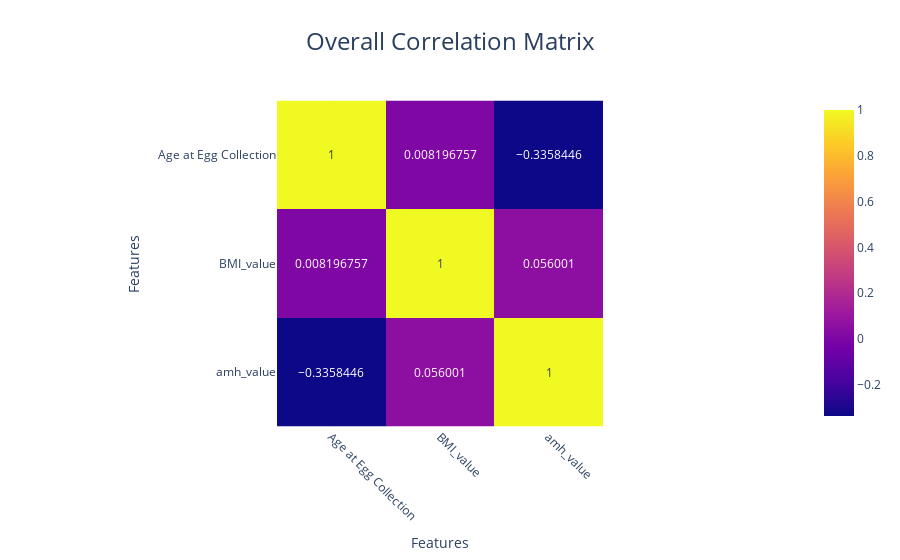

Source (notebook cell):
### Markdown cell above
### Overall Correlation Matrix

### Code cell
import plotly.express as px

# Assuming df_encoded and features are already defined
features = ['Age at Egg Collection', 'BMI_value', 'amh_value']

# Calculate the correlation matrix for the entire dataset
overall_correlation_matrix = df_encoded[features].corr()

# Plot the overall correlation matrix using Plotly
fig = px.imshow(overall_correlation_matrix, text_auto=True, title='Overall Correlation Matrix')
fig.update_layout(
    xaxis_title='Features',
    yaxis_title='Features',
    template='plotly_white',
    title_font=dict(size=24),
    title_x=0.5
)
fig.update_xaxes(tickangle=45, tickmode='linear')
fig.update_yaxes(tickmode='linear')
fig.show()

### Figure 1 — Plotly figure (JSON) as saved in the notebook; plotly's stock layout.template omitted (floating-point values rounded to 4 significant figures)
{"data": [{"coloraxis": "coloraxis", "hovertemplate": "x: %{x}<br>y: %{y}<br>color: %{z}<extra></extra>", "name": "0", "texttemplate": "%{z}", "type": "heatmap", "x": ["Age at Egg Collection", "BMI_value", "amh_value"], "xaxis": "x", "y": ["Age at Egg Collection", "BMI_value", "amh_value"], "yaxis": "y", "z": [[1, 0.008197, -0.3358], [0.008197, 1, 0.056], [-0.3358, 0.056, 1]]}], "layout": {"coloraxis": {"colorscale": [[0, "#0d0887"], [0.1111, "#46039f"], [0.2222, "#7201a8"], [0.3333, "#9c179e"], [0.4444, "#bd3786"], [0.5556, "#d8576b"], [0.6667, "#ed7953"], [0.7778, "#fb9f3a"], [0.8889, "#fdca26"], [1, "#f0f921"]]}, "title": {"font": {"size": 24}, "text": "Overall Correlation Matrix", "x": 0.5}, "xaxis": {"anchor": "y", "constrain": "domain", "domain": [0, 1], "scaleanchor": "y", "tickangle": 45, "tickmode": "linear", "title": {"text": "Features"}}, "yaxis": {"anchor": "x", "autorange": "reversed", "constrain": "domain", "domain": [0, 1], "tickmode": "linear", "title": {"text": "Features"}}}}
